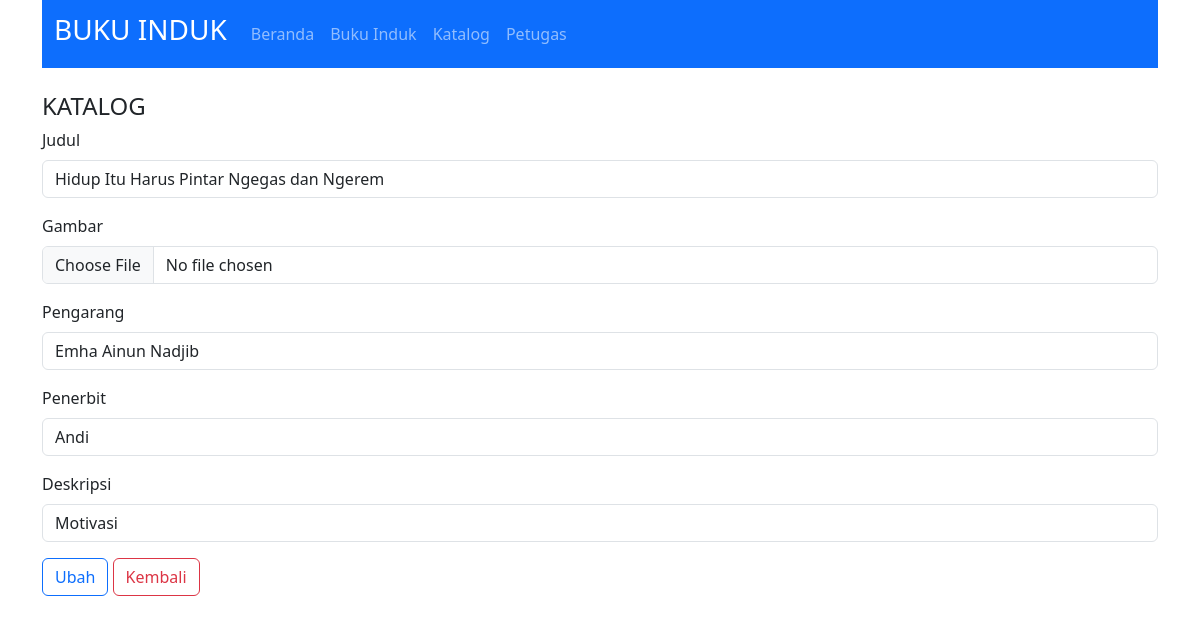
/index.php?target=katalog&act=edit_katalog&id=Hidup Itu Harus Pintar Ngegas dan Ngerem, run on the app's committed database.
### tables this page shows
CREATE TABLE `katalog` (
  `judul` varchar(50) NOT NULL,
  `gambar` varchar(100) NOT NULL,
  `pengarang` varchar(50) NOT NULL,
  `penerbit` varchar(50) NOT NULL,
  `deskripsi` text NOT NULL
);

### Config/Query_builder.php (called while the page is built, shortened)
<?php
class Query_builder implements Query
{
    private $v_db, $v_table, $v_select, $v_join, $v_where, $v_order_by, $v_query,
        $v_insert, $v_update, $v_delete;
    public function __construct($dataKoneksi)
    {
        $this->v_db = new \mysqli($dataKoneksi['host'], $dataKoneksi['username'], $dataKoneksi['password'], $dataKoneksi['database']);
    }
    public function table($table)
    {
        $this->v_table = $table;
        return $this;
    }
    public function where($where)
    {
        if (is_array($where)) {
            $this->v_where = " WHERE ";
            foreach ($where as $key => $value) {
                $this->v_where .= $key . " = " . $value;
                if ($key == array_key_last($where)) {
                    $this->v_where .= "";
                } else {
                    $this->v_where .= " AND ";
                }
            }
        } else {
            $this->v_where = " WHERE ";
            $this->v_where .= $where;
        }
        return $this;
    }
    public function get()
    {
        $this->v_query = "SELECT ";
        if (!empty($this->v_select)) {
            $this->v_query .= $this->v_select . " ";
        } else {
            $this->v_query .= " * ";
        }
        $this->v_query .= " FROM " . $this->v_table . " ";
        if (!empty($this->v_where)) {
            $this->v_query .= $this->v_where . " ";
        }
        return $this;
    }
    public function rowArray()
    {
        $data = $this->v_db->query($this->v_query);
        $row = $data->fetch_array();
        return $row;
    }
}

### App/Katalog.php (the view, shortened to what this page needs)
<?php
class Katalog
{
    private $db;
    public function __construct($con)
    {
        $this->db = new Query_builder($con);
    }
    public function edit($id)
    {
        $r = $this->db->table('katalog')->where("judul='$id'")->get()->rowArray();
        $res = '<form action="?target=katalog&act=update_katalog" method="post">
                <input type="hidden" class="form-control" id="param" name="param" value="' . $r['judul'] . '">
                    <div class="mb-3">
                        <label for="judul" class="form-label">Judul</label>
                        <input type="text" class="form-control" id="judul" name="judul" value="' . $r['judul'] . '">
                    </div>
                    <div class="mb-3">
                        <label for="gambar" class="form-label">Gambar</label>
                        <input type="file" class="form-control" id="gambar" name="gambar" value="' . $r['gambar'] . '">
                    </div>
                    <div class="mb-3">
                        <label for="pengarang" class="form-label">Pengarang</label>
                        <input type="text" class="form-control" id="pengarang" name="pengarang" value="' . $r['pengarang'] . '">
                    </div>
                    <div class="mb-3">
                        <label for="penerbit" class="form-label">Penerbit</label>
                        <input type="text" class="form-control" id="penerbit" name="penerbit" value="' . $r['penerbit'] . '">
                    </div>
                    <div class="mb-3">
                        <label for="deskripsi" class="form-label">Deskripsi</label>
                        <input type="text" class="form-control" id="deskripsi" name="deskripsi" value="' . $r['deskripsi'] . '">
                    </div>
                    <button type="submit" class="btn btn-outline-primary">Ubah</button>
                    <a href="?target=katalog" class="btn btn-outline-danger">Kembali</a>
                </form>';
        return $res;
    }
}

### data on the page
katalog: judul "Hidup Itu Harus Pintar Ngegas dan Ngerem", pengarang "Emha Ainun Nadjib", penerbit "Andi", deskripsi "Motivasi"

### other printed values
$value['text'] "Beranda"
$value['text'] "Buku Induk"
$value['text'] "Katalog"
$value['text'] "Petugas"
$target "KATALOG"
